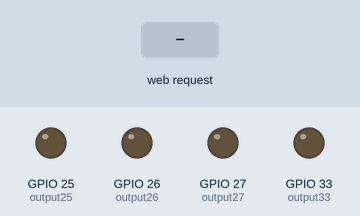
Recording of a sketch running on a simulated ESP32. On the bench: output pins drawn as LEDs (lit = HIGH). Inputs (shaded band) come from the test bench. WiFi joins after 1.5 s; servers stay silent unless stated; what the sketch prints to the serial monitor is not drawn.

Above: at 2.7 s.
2.8 s: HTTP request GET /26/on received
At 3.6 s:
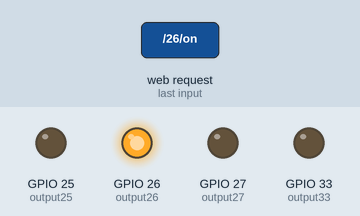
4.3 s: HTTP request GET /25/on received
At 4.8 s:
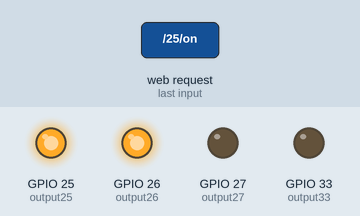
5.8 s: HTTP request GET /26/off received
At 7.0 s:
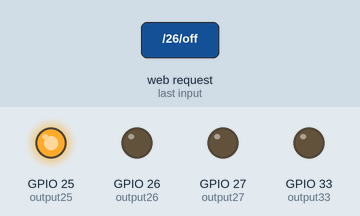
7.3 s: HTTP request GET /33/on received
At 8.2 s:
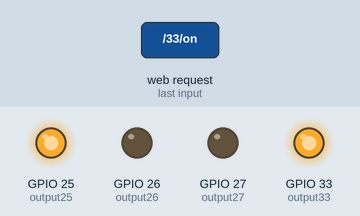
8.8 s: HTTP request GET /25/off received
At 9.4 s:
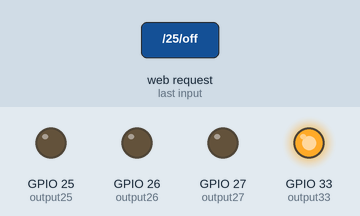
10.3 s: HTTP request GET /27/on received
At 11.7 s:
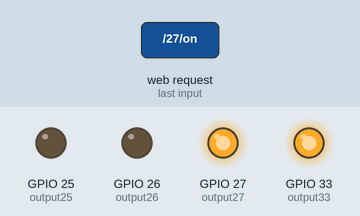
Timing chart, 0 to 12.8 s (numbered marks = the images above; inputs shaded):
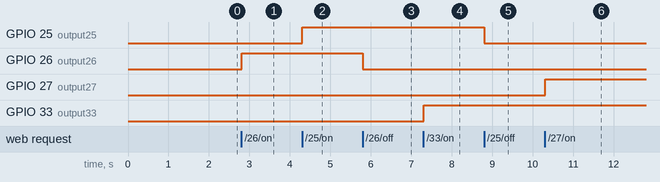

The sketch:

esp_32_webserver.ino
```cpp
#include<WiFi.h>

const char* ssid = "Enter SSiD";
const char* password = "Enter your password";

WiFiServer server(80);

String header;

String output26State = "off"; //Green
String output27State = "off"; //Red
String output25State = "off"; //Blue
String output33State = "off"; //White

const int output26 = 26; //Green
const int output27 = 27; //Red
const int output25 = 25; //Blue
const int output33 = 33; //White

unsigned long currentTime = millis();
unsigned long previousTime = 0;
const long timeoutTime = 2000;

void setup() {
  Serial.begin(115200);
  pinMode(output25, OUTPUT);
  pinMode(output26, OUTPUT);
  pinMode(output27, OUTPUT);
  pinMode(output33, OUTPUT);

  digitalWrite(output25, LOW);
  digitalWrite(output26, LOW);
  digitalWrite(output27, LOW);
  digitalWrite(output33, LOW);

  Serial.print("Connecting to ");
  Serial.println(ssid);
  WiFi.begin(ssid, password);
  while (WiFi.status() != WL_CONNECTED){
    delay(500);
    Serial.print(".");
  }

  Serial.println(" ");
  Serial.println("WiFi Connected.");
  Serial.println("IP Address: ");
  Serial.println(WiFi.localIP());
  server.begin();
}

void loop() {
  WiFiClient client = server.available();

  if (client){
    currentTime = millis();
    previousTime = currentTime;
    Serial.println("New Client.");
    String currentLine = "";
    while (client.connected() && currentTime - previousTime <= timeoutTime){
      currentTime = millis();
      if(client.available()) {             // if there's bytes to read from the client,
        char c = client.read();             // read a byte, then
        Serial.write(c);                    // print it out the serial monitor
        header += c;
        if (c == '\n') {                    // if the byte is a newline character
          // if the current line is blank, you got two newline characters in a row.
          // that's the end of the client HTTP request, so send a response:
          if (currentLine.length() == 0) {
            // HTTP headers always start with a response code (e.g. HTTP/1.1 200 OK)
            // and a content-type so the client knows what's coming, then a blank line:
            client.println("HTTP/1.1 200 OK");
            client.println("Content-type:text/html");
            client.println("Connection: close");
            client.println();

            // turns the GPIOs on and off
            if (header.indexOf("GET /26/on") >= 0) {
              Serial.println("GPIO 26 on");
              output26State = "on";
              digitalWrite(output26, HIGH);
            } else if (header.indexOf("GET /26/off") >= 0) {
              Serial.println("GPIO 26 off");
              output26State = "off";
              digitalWrite(output26, LOW);
            } else if (header.indexOf("GET /25/on") >= 0) {
              Serial.println("GPIO 25 on");
              output25State = "on";
              digitalWrite(output25, HIGH);
            } else if (header.indexOf("GET /25/off") >= 0) {
              Serial.println("GPIO 25 off");
              output25State = "off";
              digitalWrite(output25, LOW);
            }
            else if (header.indexOf("GET /33/on") >= 0) {
              Serial.println("GPIO 33 on");
              output33State = "on";
              digitalWrite(output33, HIGH);
            } else if (header.indexOf("GET /33/off") >= 0) {
              Serial.println("GPIO 33 off");
              output33State = "off";
              digitalWrite(output33, LOW);
            }
            else if (header.indexOf("GET /27/on") >= 0) {
              Serial.println("GPIO 27 on");
              output27State = "on";
              digitalWrite(output27, HIGH);
            } else if (header.indexOf("GET /27/off") >= 0) {
              Serial.println("GPIO 27 off");
              output27State = "off";
              digitalWrite(output27, LOW);
            }


            // Display the HTML web page
            client.println("<!DOCTYPE html><html>");
            client.println("<head><meta name=\"viewport\" content=\"width=device-width, initial-scale=1\">");
            client.println("<link rel=\"icon\" href=\"data:,\">");
            // CSS to style the on/off buttons
            // Feel free to change the background-color and font-size attributes to fit your preferences
            client.println("<style>html { font-family: Helvetica; display: inline-block; margin: 0px auto; text-align: center;}");
            client.println(".button { background-color: #4CAF50; border: none; color: white; padding: 16px 40px;");
            client.println("text-decoration: none; font-size: 30px; margin: 2px; cursor: pointer;}");
            client.println(".button2 {background-color: #555555;}</style></head>");

            // Web Page Heading
            client.println("<body><h1>ESP32 Web Server</h1>");

            // Display current state, and ON/OFF buttons for GPIO 27
            client.println("<p>GPIO 27 - State " + output27State + "</p>");
            // If the output27State is off, it displays the ON button
            if (output27State=="off") {
              client.println("<p><a href=\"/27/on\"><button class=\"button\">RED</button></a></p>");
            } else {
              client.println("<p><a href=\"/27/off\"><button class=\"button button2\">OFF</button></a></p>");
            }
            client.println("</body></html>");

            // Display current state, and ON/OFF buttons for GPIO 26
            client.println("<p>GPIO 26 - State " + output26State + "</p>");
            // If the output26State is off, it displays the ON button
            if (output26State=="off") {
              client.println("<p><a href=\"/26/on\"><button class=\"button\">GREEN</button></a></p>");
            } else {
              client.println("<p><a href=\"/26/off\"><button class=\"button button2\">OFF</button></a></p>");
            }


            // Display current state, and ON/OFF buttons for GPIO 25
            client.println("<p>GPIO 25 - State " + output25State + "</p>");
            // If the output25State is off, it displays the ON button
            if (output25State=="off") {
              client.println("<p><a href=\"/25/on\"><button class=\"button\">BLUE</button></a></p>");
            } else {
              client.println("<p><a href=\"/25/off\"><button class=\"button button2\">OFF</button></a></p>");
            }
            client.println("</body></html>");

            // Display current state, and ON/OFF buttons for GPIO 33
            client.println("<p>GPIO 33 - State " + output33State + "</p>");
            // If the output33State is off, it displays the ON button
            if (output33State=="off") {
              client.println("<p><a href=\"/33/on\"><button class=\"button\">WHITE</button></a></p>");
            } else {
              client.println("<p><a href=\"/33/off\"><button class=\"button button2\">OFF</button></a></p>");
            }
            client.println("</body></html>");

            // The HTTP response ends with another blank line
            client.println();
            // Break out of the while loop
            break;
          } else { // if you got a newline, then clear currentLine
            currentLine = "";
          }
        } else if (c != '\r') {  // if you got anything else but a carriage return character,
          currentLine += c;      // add it to the end of the currentLine
        }
      }
    }
    // Clear the header variable
    header = "";
    // Close the connection
    client.stop();
    Serial.println("Client disconnected.");
    Serial.println("");
  }
}
```

Measured:
- after the input at 2.8 s, GPIO 26 (output26): LOW → HIGH at once
- after the input at 4.3 s, GPIO 25 (output25): LOW → HIGH at once
- after the input at 5.8 s, GPIO 26 (output26): HIGH → LOW at once
- after the input at 7.3 s, GPIO 33 (output33): LOW → HIGH at once
- after the input at 8.8 s, GPIO 25 (output25): HIGH → LOW at once
- after the input at 10.3 s, GPIO 27 (output27): LOW → HIGH at once
